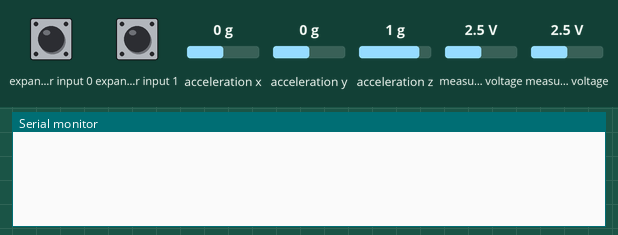
Recording of a sketch running on a simulated Arduino Pro Mini, built with avr-gcc and run on an emulated ATmega328P. On the bench: the last lines printed to the serial monitor. Wiring (inferred from the names in the program): Wii Nunchuk at I2C address 0x52. The test bench sets the inputs (shaded band); at power-on: measured voltage 2.5 V, expander input 0 HIGH, expander input 1 HIGH, acceleration x 0 g, acceleration y 0 g, acceleration z 1 g.

Above: at 1.2 s.
1.3 s: measured voltage (sensor 200) set to 0.1 V
At 1.9 s:
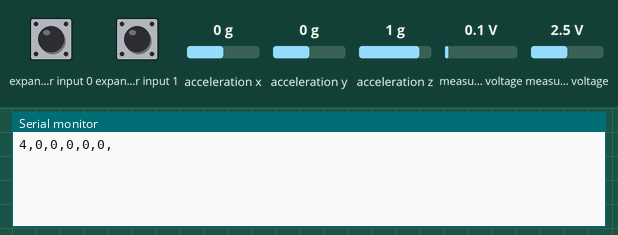
2.8 s: measured voltage (sensor 201) set to 0.1 V
At 4.0 s:
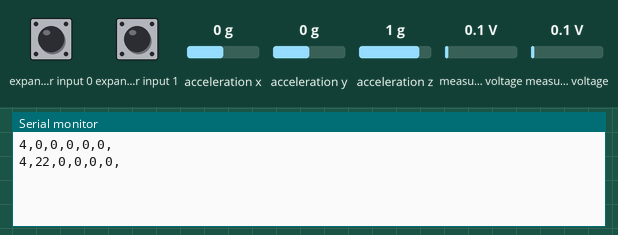
4.3 s: expander input 0 pulled LOW for 0.15 s
At 5.3 s:
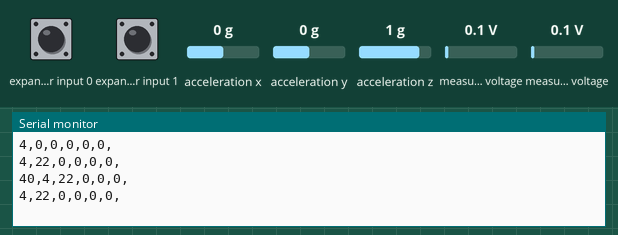
5.9 s: expander input 1 pulled LOW for 0.15 s
At 6.4 s:
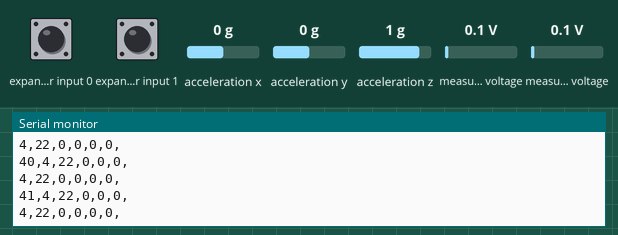
7.5 s: measured voltage (sensor 200) set to 2.5 V
At 8.7 s:
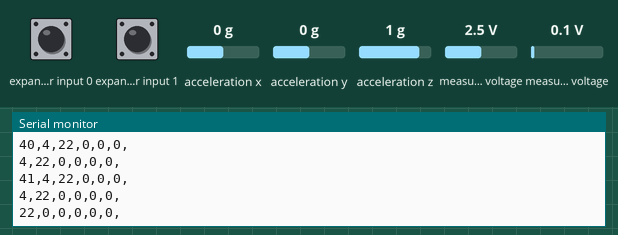
9.0 s: expander input 0 pulled LOW for 1 s
At 10.9 s:
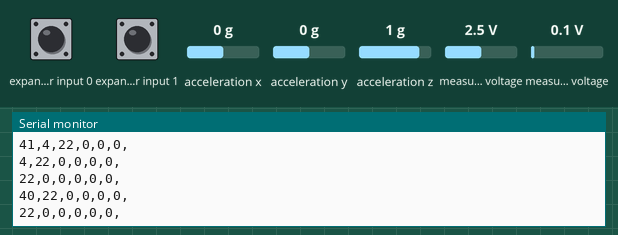
Timing chart, 0 to 12.4 s (numbered marks = the images above; inputs shaded):
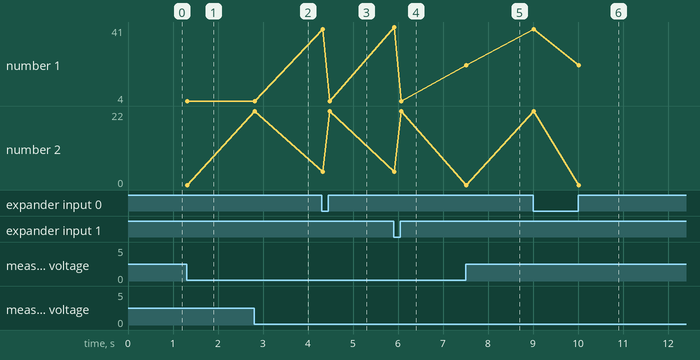

The sketch:

Arduino.ino
```cpp
// Arduino Mini pinout
// https://cdn.sparkfun.com/datasheets/Dev/Arduino/Boards/ProMini8MHzv1.pdf

// Bluefruit EZ-Key pinout
// https://learn.adafruit.com/introducing-bluefruit-ez-key-diy-bluetooth-hid-keyboard/pinouts

// Wii nunchuk pinout
// https://oscarliang.com/wii-nunchuck-arduino-tutorial/

// Wii Nunchuck connection
// GND -> GND Arduino
// PWR -> VCC
// SDA (data)  -> A4
// SCL (clock) -> A5

// EZ-Key connection
// Grounds -> GND
// 3V -> VCC
// RX -> 11 (digital)

#include <Wire.h>
#include "WiiChuck.h"
#include <SoftwareSerial.h>

WiiChuck chuck = WiiChuck();
SoftwareSerial bt(3, 11); // RX, TX

// Arduino IDE settings:
// Tools->Board: "Arduino Pro or Pro Mini"
// Tools->Processor: "ATmega328 (3.3V, 8MHz)

void setup() {
  Serial.begin(9600);   // be sure that 8MHz board is selected in Arduino IDE
  bt.begin(9600);       // otherwise the transfer speed will be wrong
  chuck.begin();
  chuck.update();
}

uint8_t lastSent[6] = {0,0,0,0,0,0};

// the loop function runs over and over again forever
void loop() {
  delay(20);
  chuck.update();

  uint8_t keyFlags[6] = {0,0,0,0,0,0};
  short keysPressed = 0;

  // USB HID codes
  // http://www.freebsddiary.org/APC/usb_hid_usages.php

  // Set USB HID flags
  if (chuck.buttonZ)
  {
    keyFlags[keysPressed++] = 0x28; // Keyboard Return (ENTER)
  }
  if (chuck.buttonC)
  {
    keyFlags[keysPressed++] = 0x29;  // Keyboard ESCAPE
  }
  if (chuck.readJoyX() < -60)
  {
    keyFlags[keysPressed++] = 0x04; // Keyboard a and A
  }
  if (chuck.readJoyX() > 60)
  {
    keyFlags[keysPressed++] = 0x07; // Keyboard d and D
  }
  if (chuck.readJoyY() < -60)
  {
    keyFlags[keysPressed++] = 0x16; //Keyboard s and S
  }
  if (chuck.readJoyY() > 60)
  {
    keyFlags[keysPressed++] = 0x1A;  // Keyboard w and W
  }

  // add trailing 0
  while (keysPressed < 6)
  {
    keyFlags[keysPressed++] = 0;
  }

  // Check if keys state changed sicne last transfer
  bool flagsChanged = false;
  for (short i = 0; i < 6; i++)
  {
    if (lastSent[i] != keyFlags[i])
    {
      flagsChanged = true;
    }
  }

  if (flagsChanged) {
    uint8_t modifiers = 0;

    bt.write(0xFD);         // HID report
    bt.write(modifiers);    // modifiers
    bt.write((byte)0x00);   // reserved
    bt.write(keyFlags[0]);  // key code #1
    bt.write(keyFlags[1]);  // key code #2
    bt.write(keyFlags[2]);  // key code #3
    bt.write(keyFlags[3]);  // key code #4
    bt.write(keyFlags[4]);  // key code #5
    bt.write(keyFlags[5]);  // key code #6

    for (short i = 0; i< 6; i++)
    {
      lastSent[i] = keyFlags[i];
      Serial.print(keyFlags[i]);
      Serial.print(",");
    }
    Serial.println();
  }
}
```

WiiChuck.cpp
```cpp
#include "WiiChuck.h"
#include "Arduino.h"
#include <Wire.h>

// these may need to be adjusted for each nunchuck for calibration
#define ZEROX 510
#define ZEROY 490
#define ZEROZ 460
#define RADIUS 210  // probably pretty universal

#define DEFAULT_ZERO_JOY_X 124
#define DEFAULT_ZERO_JOY_Y 132

void WiiChuck::begin() {

    Wire.begin();
    cnt = 0;
    averageCounter = 0;
    // instead of the common 0x40 -> 0x00 initialization, we
    // use 0xF0 -> 0x55 followed by 0xFB -> 0x00.
    // this lets us use 3rd party nunchucks (like cheap $4 ebay ones)
    // while still letting us use official oness.
    // only side effect is that we no longer need to decode bytes in _nunchuk_decode_byte
    // see http://forum.arduino.cc/index.php?topic=45924#msg333160
    //
    Wire.beginTransmission(0x52);       // device address
    Wire.write(0xF0);
    Wire.write(0x55);
    Wire.endTransmission();
    delay(1);
    Wire.beginTransmission(0x52);
    Wire.write(0xFB);
    Wire.write(0x00);
    Wire.endTransmission();
    update();
    for (i = 0; i<3;i++) {
        angles[i] = 0;
    }
    zeroJoyX = DEFAULT_ZERO_JOY_X;
    zeroJoyY = DEFAULT_ZERO_JOY_Y;
}

void WiiChuck::calibrateJoy() {
    zeroJoyX = joyX;
    zeroJoyY = joyY;
}

void WiiChuck::update() {

    Wire.requestFrom (0x52, 6); // request data from nunchuck
    while (Wire.available ()) {
        // receive byte as an integer
        status[cnt] = _nunchuk_decode_byte (Wire.read()); //
        cnt++;
    }
    if (cnt > 5) {
        lastZ = buttonZ;
        lastC = buttonC;
        lastJoyX = readJoyX();
        lastJoyY = readJoyY();
        //averageCounter ++;
        //if (averageCounter >= AVERAGE_N)
        //    averageCounter = 0;

        cnt = 0;
        joyX = (status[0]);
        joyY = (status[1]);
        for (i = 0; i < 3; i++)
            //accelArray[i][averageCounter] = ((int)status[i+2] << 2) + ((status[5] & (B00000011 << ((i+1)*2) ) >> ((i+1)*2)));
            angles[i] = (status[i+2] << 2) + ((status[5] & (B00000011 << ((i+1)*2) ) >> ((i+1)*2)));

        //accelYArray[averageCounter] = ((int)status[3] << 2) + ((status[5] & B00110000) >> 4);
        //accelZArray[averageCounter] = ((int)status[4] << 2) + ((status[5] & B11000000) >> 6);

        buttonZ = !( status[5] & B00000001);
        buttonC = !((status[5] & B00000010) >> 1);
        _send_zero(); // send the request for next bytes

    }
}


float WiiChuck::readAccelX() {
   // total = 0; // accelArray[xyz][averageCounter] * FAST_WEIGHT;
    return (float)angles[0] - ZEROX;
}

float WiiChuck::readAccelY() {
    // total = 0; // accelArray[xyz][averageCounter] * FAST_WEIGHT;
    return (float)angles[1] - ZEROY;
}

float WiiChuck::readAccelZ() {
    // total = 0; // accelArray[xyz][averageCounter] * FAST_WEIGHT;
    return (float)angles[2] - ZEROZ;
}

boolean WiiChuck::zPressed() {
    return (buttonZ && ! lastZ);
}

boolean WiiChuck::cPressed() {
    return (buttonC && ! lastC);
}

// for using the joystick like a directional button
boolean WiiChuck::rightJoy(int thresh) {
    return (readJoyX() > thresh and lastJoyX <= thresh);
}

// for using the joystick like a directional button
boolean WiiChuck::leftJoy(int thresh) {
    return (readJoyX() < -thresh and lastJoyX >= -thresh);
}

// for using the joystick like a directional button
boolean WiiChuck::upJoy(int thresh) {
    return (readJoyY() > thresh and lastJoyY <= thresh);
}

// for using the joystick like a directional button
boolean WiiChuck::downJoy(int thresh) {
    return (readJoyY() < -thresh and lastJoyY >= -thresh);
}

int WiiChuck::readJoyX() {
    return (int) joyX - zeroJoyX;
}

int WiiChuck::readJoyY() {
    return (int)joyY - zeroJoyY;
}


// R, the radius, generally hovers around 210 (at least it does with mine)
// int R() {
//     return sqrt(readAccelX() * readAccelX() +readAccelY() * readAccelY() + readAccelZ() * readAccelZ());
// }


// returns roll degrees
int WiiChuck::readRoll() {
    return (int)(atan2(readAccelX(),readAccelZ())/ M_PI * 180.0);
}

// returns pitch in degrees
int WiiChuck::readPitch() {
    return (int) (acos(readAccelY()/RADIUS)/ M_PI * 180.0);  // optionally swap 'RADIUS' for 'R()'
}


byte WiiChuck::_nunchuk_decode_byte (byte x)
{
    //decode is only necessary with certain initializations
    //x = (x ^ 0x17) + 0x17;
    return x;
}

void WiiChuck::_send_zero()
{
    Wire.beginTransmission (0x52);      // transmit to device 0x52
    Wire.write (0x00);           // sends one byte
    Wire.endTransmission ();    // stop transmitting
}
```

WiiChuck.h
```cpp
/*
 * Nunchuck -- Use a Wii Nunchuck
 * Tim Hirzel http://www.growdown.com
 *
 notes on Wii Nunchuck Behavior.
 This library provides an improved derivation of rotation angles from the nunchuck accelerometer data.
 The biggest different over existing libraries (that I know of ) is the full 360 degrees of Roll data
 from teh combination of the x and z axis accelerometer data using the math library atan2.

 It is accurate with 360 degrees of roll (rotation around axis coming out of the c button, the front of the wii),
 and about 180 degrees of pitch (rotation about the axis coming out of the side of the wii).  (read more below)

 In terms of mapping the wii position to angles, its important to note that while the Nunchuck
 sense Pitch, and Roll, it does not sense Yaw, or the compass direction.  This creates an important
 disparity where the nunchuck only works within one hemisphere.  At a result, when the pitch values are
 less than about 10, and greater than about 170, the Roll data gets very unstable.  essentially, the roll
 data flips over 180 degrees very quickly.   To understand this property better, rotate the wii around the
 axis of the joystick.  You see the sensor data stays constant (with noise).  Because of this, it cant know
 the difference between arriving upside via 180 degree Roll, or 180 degree pitch.  It just assumes its always
 180 roll.


 *
 * This file is an adaptation of the code by these authors:
 * Tod E. Kurt, http://todbot.com/blog/
 *
 * The Wii Nunchuck reading code is taken from Windmeadow Labs
 * http://www.windmeadow.com/node/42
 */

#ifndef WiiChuck_h
#define WiiChuck_h

#include <Arduino.h>

class WiiChuck {
private:
    byte cnt;
    uint8_t status[6];              // array to store wiichuck output
    byte averageCounter;
    int i;
    int total;
    uint8_t zeroJoyX;   // these are about where mine are
    uint8_t zeroJoyY; // use calibrateJoy when the stick is at zero to correct
    int lastJoyX;
    int lastJoyY;
    int angles[3];

    boolean lastZ, lastC;

    byte _nunchuk_decode_byte(byte x);
    void _send_zero();
public:

    byte joyX;
    byte joyY;
    boolean buttonZ;
    boolean buttonC;
    void begin();
    void calibrateJoy();
    void update();

    float readAccelX();
    float readAccelY();
    float readAccelZ();

    boolean zPressed();
    boolean cPressed();

    // for using the joystick like a directional button
    boolean rightJoy(int thresh=60);

    // for using the joystick like a directional button
    boolean leftJoy(int thresh=60);

    // for using the joystick like a directional button
    boolean upJoy(int thresh=60);

    // for using the joystick like a directional button
    boolean downJoy(int thresh=60);


    int readJoyX();

    int readJoyY();

    // returns roll degrees
    int readRoll();

    // returns pitch in degrees
    int readPitch();
};
#endif
```

Measured:
- after the input at 1.3 s, the serial monitor: prints a new line at once (image 1)
- after the input at 2.8 s, the serial monitor: prints a new line at once (image 2)
- after the input at 4.3 s, the serial monitor: prints a new line at once (image 3)
- after the input at 5.9 s, the serial monitor: prints a new line at once (image 4)
- after the input at 7.5 s, the serial monitor: prints a new line at once (image 5)
- after the input at 9.0 s, the serial monitor: prints a new line at once (image 6)
- plotted number 2: 0 → 22 after the input at 2.8 s
